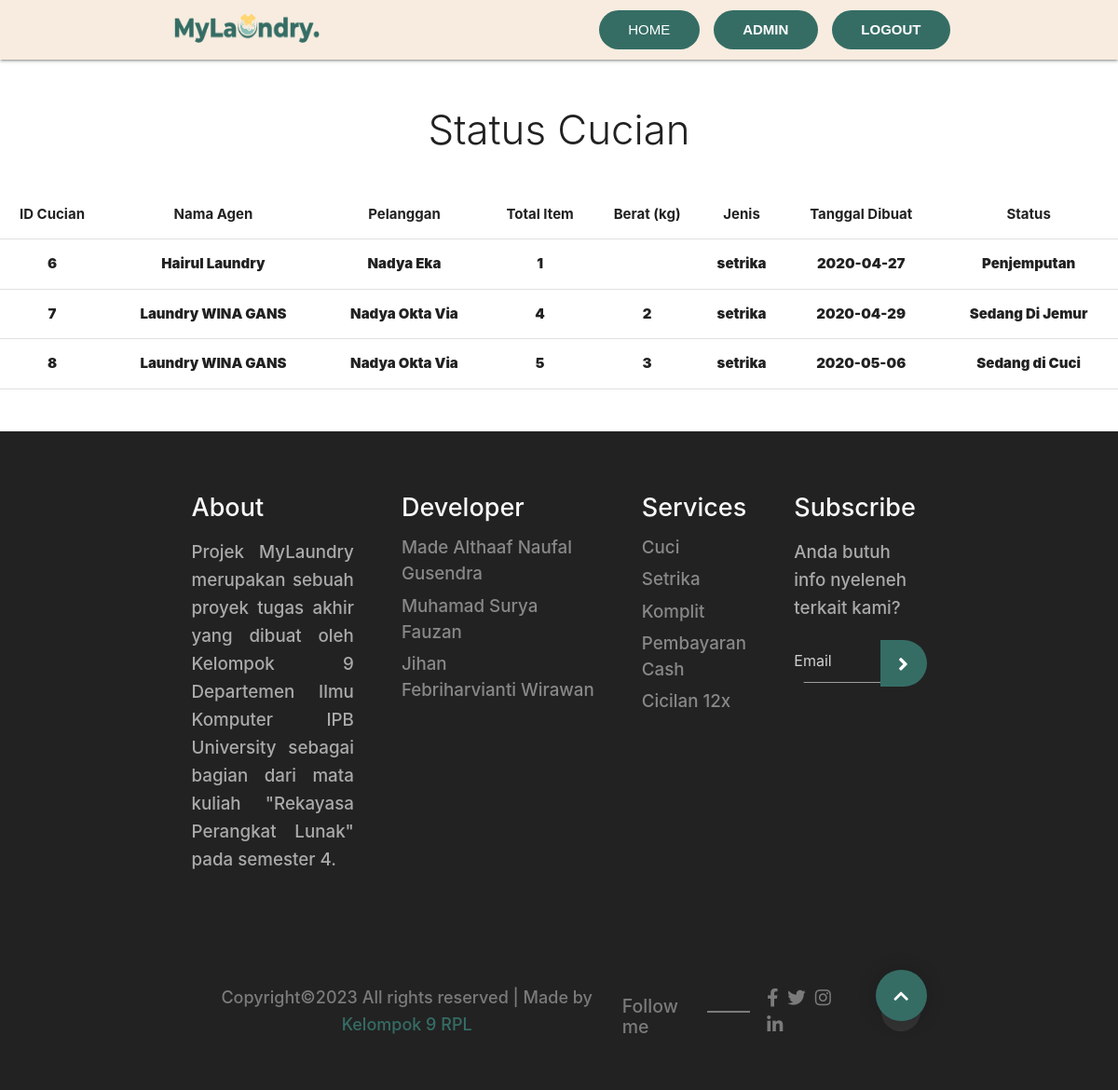
The page /status.php (signed in) on the database as committed earlier.
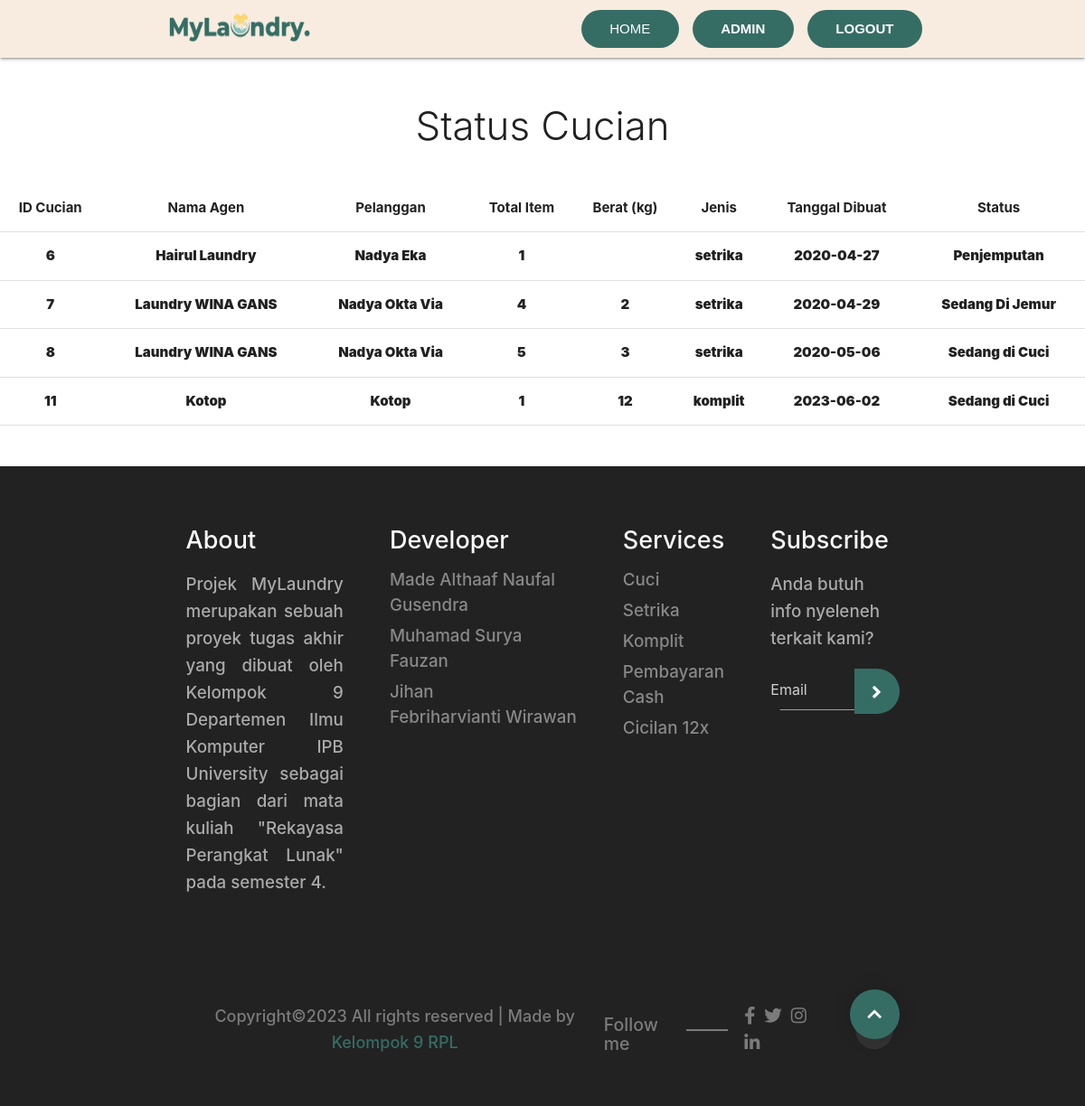
The same page on the database as committed later.
### tables this page shows
CREATE TABLE `cucian` (
  `id_cucian` int(11) NOT NULL,
  `id_agen` int(11) NOT NULL,
  `id_pelanggan` int(11) DEFAULT NULL,
  `tgl_mulai` date NOT NULL,
  `tgl_selesai` date NOT NULL,
  `jenis` varchar(15) DEFAULT NULL,
  `total_item` int(11) DEFAULT NULL,
  `berat` double DEFAULT NULL,
  `alamat` varchar(100) NOT NULL,
  `catatan` text NOT NULL,
  `status_cucian` varchar(20) DEFAULT NULL
);

CREATE TABLE `agen` (
  `id_agen` int(11) NOT NULL,
  `nama_laundry` varchar(30) DEFAULT NULL,
  `nama_pemilik` varchar(30) DEFAULT NULL,
  `telp` varchar(13) DEFAULT NULL,
  `email` varchar(30) DEFAULT NULL,
  `kota` varchar(20) DEFAULT NULL,
  `alamat` varchar(100) DEFAULT NULL,
  `plat_driver` varchar(12) DEFAULT NULL,
  `foto` text NOT NULL,
  `password` varchar(255) DEFAULT NULL
);

CREATE TABLE `pelanggan` (
  `id_pelanggan` int(11) NOT NULL,
  `nama` varchar(30) DEFAULT NULL,
  `email` varchar(30) DEFAULT NULL,
  `telp` varchar(13) DEFAULT NULL,
  `kota` varchar(20) DEFAULT NULL,
  `alamat` varchar(100) DEFAULT NULL,
  `foto` text NOT NULL,
  `password` varchar(255) DEFAULT NULL
);

### status.php (the view, shortened to what this page needs)
<?php
include 'connect-db.php';
if(isset($_SESSION["login-admin"]) && isset($_SESSION["admin"])){
    $login = "Admin";
}else if(isset($_SESSION["login-agen"]) && isset($_SESSION["agen"])){
    $idAgen = $_SESSION["agen"];
    $login = "Agen";
}else if (isset($_SESSION["login-pelanggan"]) && isset($_SESSION["pelanggan"])){
    $idPelanggan = $_SESSION["pelanggan"];
    $login = "Pelanggan";
}else {
    echo "
        <script>
            window.location = 'login.php';
        </script>
    ";
}
?>
<!DOCTYPE html>
<html lang="en">
<head>
</head>
<body>
    <?php include 'header.php'; ?>
    <div id="body">
        <h3 class="header col s10 light center">Status Cucian</h3>
        <br>
        <?php if ($login == "Admin") : $query = mysqli_query($connect, "SELECT * FROM cucian WHERE status_cucian != 'Selesai'"); ?>
        <div class="col s10 offset-s1">
            <table border=1 cellpadding=10 class="responsive-table centered">
                <tr>
                    <td style="font-weight:bold;">ID Cucian</td>
                    <td style="font-weight:bold;">Nama Agen</td>
                    <td style="font-weight:bold;">Pelanggan</td>
                    <td style="font-weight:bold;">Total Item</td>
                    <td style="font-weight:bold;">Berat (kg)</td>
                    <td style="font-weight:bold;">Jenis</td>
                    <td style="font-weight:bold;">Tanggal Dibuat</td>
                    <td style="font-weight:bold;">Status</td>
                </tr>
                <?php while ($cucian = mysqli_fetch_assoc($query)) : ?>
                <tr>
                    <td>
                        <?php
                            echo $idCucian = $cucian['id_cucian'];
                        ?>
                    </td>
                    <td>
                        <?php
                            $data = mysqli_query($connect, "SELECT agen.nama_laundry FROM cucian INNER JOIN agen ON agen.id_agen = cucian.id_agen WHERE id_cucian = $idCucian");
                            $data = mysqli_fetch_assoc($data);
                            echo $data["nama_laundry"];
                        ?>
                    </td>
                    <td>
                        <?php
                            $data = mysqli_query($connect, "SELECT pelanggan.nama FROM cucian INNER JOIN pelanggan ON pelanggan.id_pelanggan = cucian.id_pelanggan WHERE id_cucian = $idCucian");
                            $data = mysqli_fetch_assoc($data);
                            echo $data["nama"];
                        ?>
                    </td>
                    <td><?= $cucian["total_item"] ?></td>
                    <td><?= $cucian["berat"] ?></td>
                    <td><?= $cucian["jenis"] ?></td>
                    <td><?= $cucian["tgl_mulai"] ?></td>
                    <td><?= $cucian["status_cucian"] ?></td>
                </tr>
                <?php endwhile; ?>
            </table>
        </div>
        <?php endif; ?>
    </div>
    <?php include "footer.php"; ?>
</body>
</html>

Rows that differ between the two databases and show on the page:
added cucian: id_cucian "11", id_agen.nama_laundry "Kotop", id_pelanggan.nama "Kotop", total_item "1", berat "12", jenis "komplit", tgl_mulai "2023-06-02", status_cucian "Sedang di Cuci"
